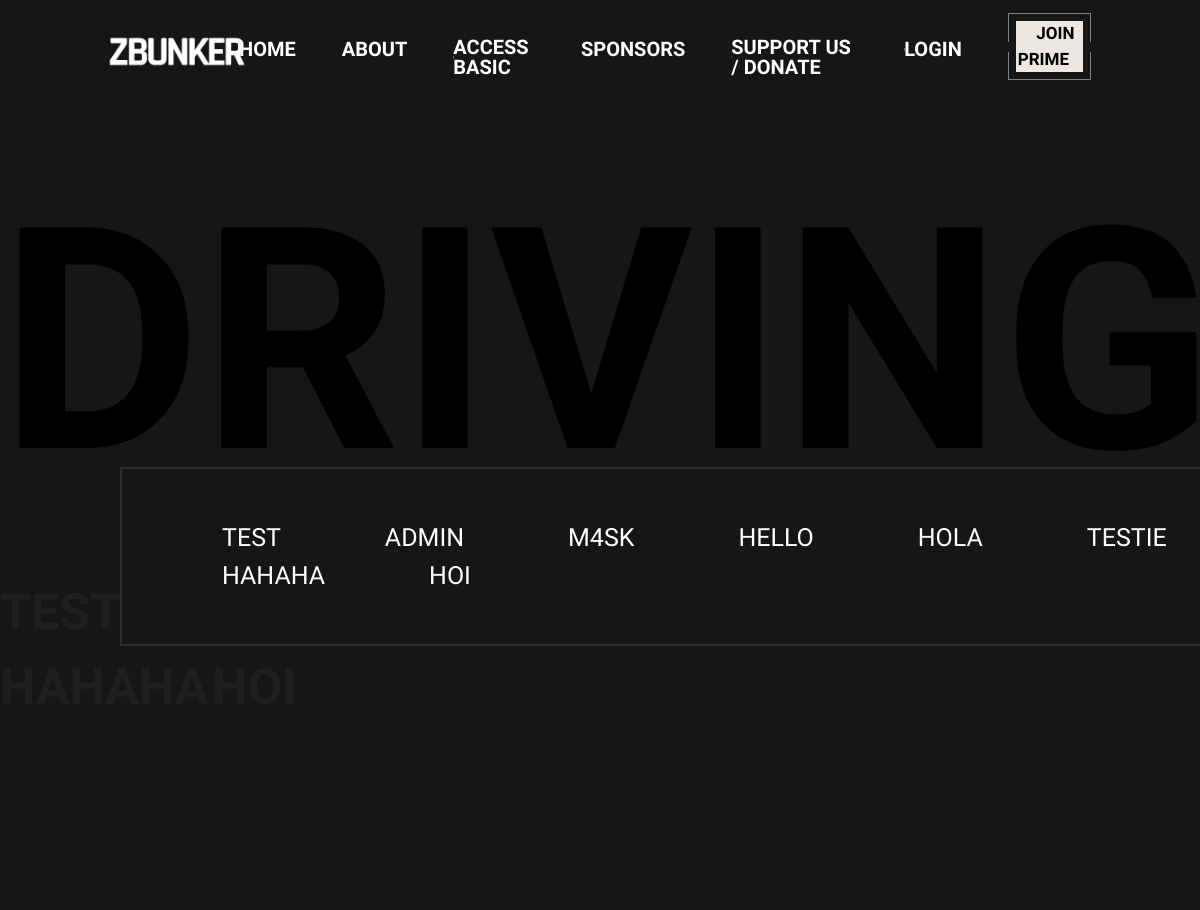
The app's page /sponsors, older data.
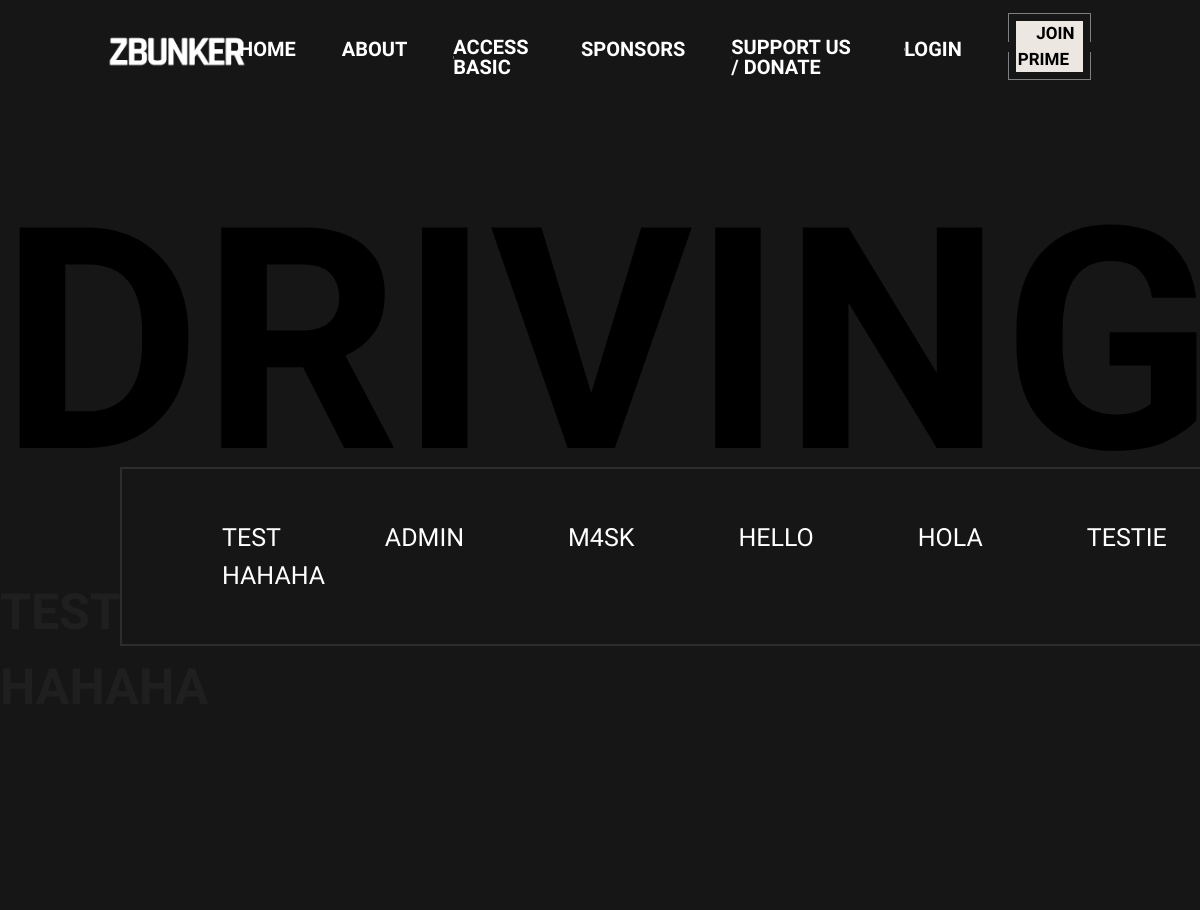
The same page, newer data.
### zbunker/models.py (models this page shows, shortened)
class User(db.Model, UserMixin):
    id = db.Column(db.Integer, primary_key=True)
    username = db.Column(db.String(20), unique=True, nullable=False)
    email = db.Column(db.String(200), unique=True, nullable=False)
    password = db.Column(db.String(60), nullable=False)

### zbunker/routes.py (the view)
@app.route("/sponsors")
def sponsor():
    title = "Sponsors"
    users = User.query.all()
    sponsors = []
    for user in users:
        sponsors.append(user.username)
    return render_template("sponsors.html", title=title, sponsors=sponsors)

### zbunker/templates/sponsors.html (shortened to what this page needs)
{% extends 'layout.html' %}
{% block content %}
    <div class="container-fluid p-0 secondary" style="min-height: 100vh;">
        <div class="back-drop">
            <div class="topic">
                <div class="heading center dark reveal-no-effect" style="font-size: 310px;">driving force</div>
            </div>
            <div class="front-drop secondary">
                <div class="sponsors">
                    {% for member in sponsors %}
                        <span>{{ member }}</span>
                    {% endfor %}
                </div>
            </div>
        </div>
        {% for member in sponsors %}
        <span class="heading sub-heading gray">{{member}}</span>
        {% endfor %}
    </div>
{% endblock %}

### zbunker/templates/layout.html (shortened to what this page needs)
<!doctype html>
<html lang="en">
  <head>
    <link rel="stylesheet" href="https://stackpath.bootstrapcdn.com/bootstrap/4.4.1/css/bootstrap.min.css">
    <link rel="stylesheet" type="text/css" href="{{ url_for('static',filename='css/main.css') }}">
    <link rel="stylesheet" type="text/css" href="{{ url_for('static',filename='css/hola.css') }}">
    <link rel="stylesheet" href="{{ url_for('static',filename='venobox/venobox.css') }}" type="text/css" media="screen" />
    <link rel="stylesheet" href="../static/swiper/swiper-bundle.min.css" />
  </head>
  <body>
      {% if title != "Landing" %}
      <header class="navbar navbar-expand-lg zbunkernav">
        <a href="{{url_for('home')}}">
          <div class="zbunkerlogo">
            <img src="../static/img/zglitch.gif" alt="" class="logo">
          </div>
        </a>
        <nav>
          <ul class="navlinks" style="position: relative; z-index:100;">
            <li><div class="kuk-cont"><a class="link link--kukuri" data-letters="HOME" href="{{url_for('home')}}">Home</a></li></div>
            <li><div class="kuk-cont"><a class="link link--kukuri" data-letters="About" href="{{url_for('about')}}">about</a></li></div>
            <li><div class="kuk-cont"><a class="link link--kukuri" data-letters="access basic" href="{{url_for('basic')}}">access basic</a></li></div>
            <li><div class="kuk-cont"><a class="link link--kukuri" data-letters="sponsors" href="{{url_for('sponsor')}}">sponsors</a></li></div>
            <li><div class="kuk-cont"><a class="link link--kukuri" data-letters="support us / donate" href="{{url_for('zbunkerprime')}}">support us / donate</a></li></div>
            {% if current_user.is_authenticated %}
            <li><div class="kuk-cont"><a class="link link--kukuri" data-letters="access prime" href="{{url_for('logout')}}">access prime </a></li></div>
            <li><div class="kuk-cont"><a class="link link--kukuri" data-letters="logout" href="{{url_for('logout')}}">logout </a></li></div>
            {% if current_user.username == "admin" %}
              <li><div class="kuk-cont"><a class="link link--kukuri" data-letters="admin rights" href="{{url_for('logout')}}">admin rights</a></li></div>
            {% endif %}
            {% else %}
            <li><div class="kuk-cont"><a class="link link--kukuri" data-letters="Login" href="{{url_for('login')}}">Login</a></li></div>
            <div class="primebtn customheightfornav ">
              <button class="butn butn-white butn-resp" onclick="window.open('/prime','_blank')">
                  <span class="butn__inner innerfornav">
                      <span class="butn__content fornav">join prime</span>
                  </span>
                  </button>
              </div>
            {% endif %}
          </ul>
        </nav>
      </header>
      {% endif %}
      {% block content %}{% endblock %}
  </body>
</html>

### zbunker/static/css/main.css (style rules this page uses)
html { max-width: 100%; overflow-x: hidden; scroll-behavior: smooth; }
body { max-width: 100%; overflow-x: hidden; background-image: url(../../static/img/zbunkerhero.png); color: black; font-family: "Rajdhani"; }
.zbunkernav { background-color: #161616; height: 110px; padding: 0 86px; display: flex; justify-content: space-between; }
.zbunkerlogo { width: 90px; }
.logo { width: 200%; }
.navlinks { display: flex; height: 110px; align-items: center; }
.navlinks li a { text-decoration: none; color: white; font-weight: 700; }
nav ul li { font-family: "Rajdhani"; font-size: 20px; list-style-type: none; text-transform: uppercase; padding: 0 23px; }
.heading { color: white; font-size: 60px; font-weight: 700; text-transform: uppercase; }
.center { text-align: center; }
.sub-heading { font-size: 50px; }
.gray { color: #1f1f1f; }
.dark { color:black; }
.secondary { background-color: #161616; }
* { box-sizing: border-box; }
.primebtn { display: flex; justify-content: center; align-items: flex-end; height: 1080px; padding-bottom: 110px; }
.customheightfornav { align-items: center; height: 110px; padding: 23px; padding-top: 32px; }
.butn { -moz-appearance: none; -webkit-appearance: none; appearance: none; border: none; background: none; padding: 0; width: 60%; color: var(--button-text-color); cursor: pointer; position: relative; padding: 8px; margin-bottom: 10px; text-transform: uppercase; font-weight: bold; font-size: 14px; transition: all 0.8s ease; }
.butn-white { --button-text-color: var(--background-color); --button-text-color-hover: var(--button-background-color); --border-color: #7D8082; --button-background-color: #ece8e1; --highlight-color: #EC4E00; --button-inner-border-color: transparent; --button-bits-color: var(--background-color); --button-bits-color-hover: var(--button-background-color); }
.butn-resp { width: auto; }
.butn::before, .butn::after { content: ''; display: block; position: absolute; right: 0; left: 0; height: calc(50% - 5px); border: 1px solid var(--border-color); transition: all .15s ease; }
.butn::before { top: 0; border-bottom-width: 0; }
.butn::after { bottom: 0; border-top-width: 0; }
.butn__inner { position: relative; display: block; padding: 20px 30px; background-color: var(--button-background-color); overflow: hidden; box-shadow: inset 0px 0px 0px 1px var(--button-inner-border-color); }
.innerfornav { padding: 0 2px; }
.butn__inner::before { content: ''; display: block; position: absolute; top: 0; left: 0; width: 2px; height: 2px; background-color: var(--button-bits-color); }
.butn__inner::after { content: ''; display: block; position: absolute; right: 0; bottom: 0; width: 4px; height: 4px; background-color: var(--button-bits-color); transition: all .2s ease; }
.butn__content { position: relative; font-size: 25px; padding-left: 40px; padding-right: 40px; font-family: "Rajdhani"; font-weight: 700; }
.fornav { font-size: 17px; padding: 6px 12px; font-weight: 700; }
.reveal-no-effect, .reveal-no-effect::after { -webkit-animation-delay: var(--animation-delay, 2s); animation-delay: var(--animation-delay, 2s); -webkit-animation-iteration-count: var(--iterations, 1); animation-iteration-count: var(--iterations, 1); -webkit-animation-duration: var(--duration, 800ms); animation-duration: var(--duration, 800ms); -webkit-animation-fill-mode: both; animation-fill-mode: both; -webkit-animation-timing-function: cubic-bezier(0.0, 0.0, 0.2, 1); animation-timing-function: cubic-bezier(0.0, 0.0, 0.2, 1); }
.reveal-no-effect { --animation-delay: var(--delay, 0); --animation-duration: var(--duration, 800ms); --animation-iterations: var(--iterations, 1); position: relative; -webkit-animation-name: clip-text; animation-name: clip-text; white-space: nowrap; cursor: default }
.reveal-no-effect::after { content: ""; position: absolute; z-index: 999; top: 0; left: 0; right: 0; bottom: 0; background-color: transparent; transform: scaleX(0); transform-origin: 0 50%; pointer-events: none; -webkit-animation-name: text-revealer; animation-name: text-revealer; }
.back-drop { position:relative; }
.front-drop { margin-top:-9%; left:10%; position: absolute; max-height: 19999px; width: 1536px; border: 2px solid rgb(45,45,45); animation: dropdown 5s ease-in-out; }
.front-drop .sponsors { padding:50px 50px; }
.front-drop span { font-size: 25px; text-transform: uppercase; padding:0px 50px; color:white; animation: appear 2s ease-in-out; }

Row changes from the older to the newer data that the page shows:
removed User: username "HOI"
